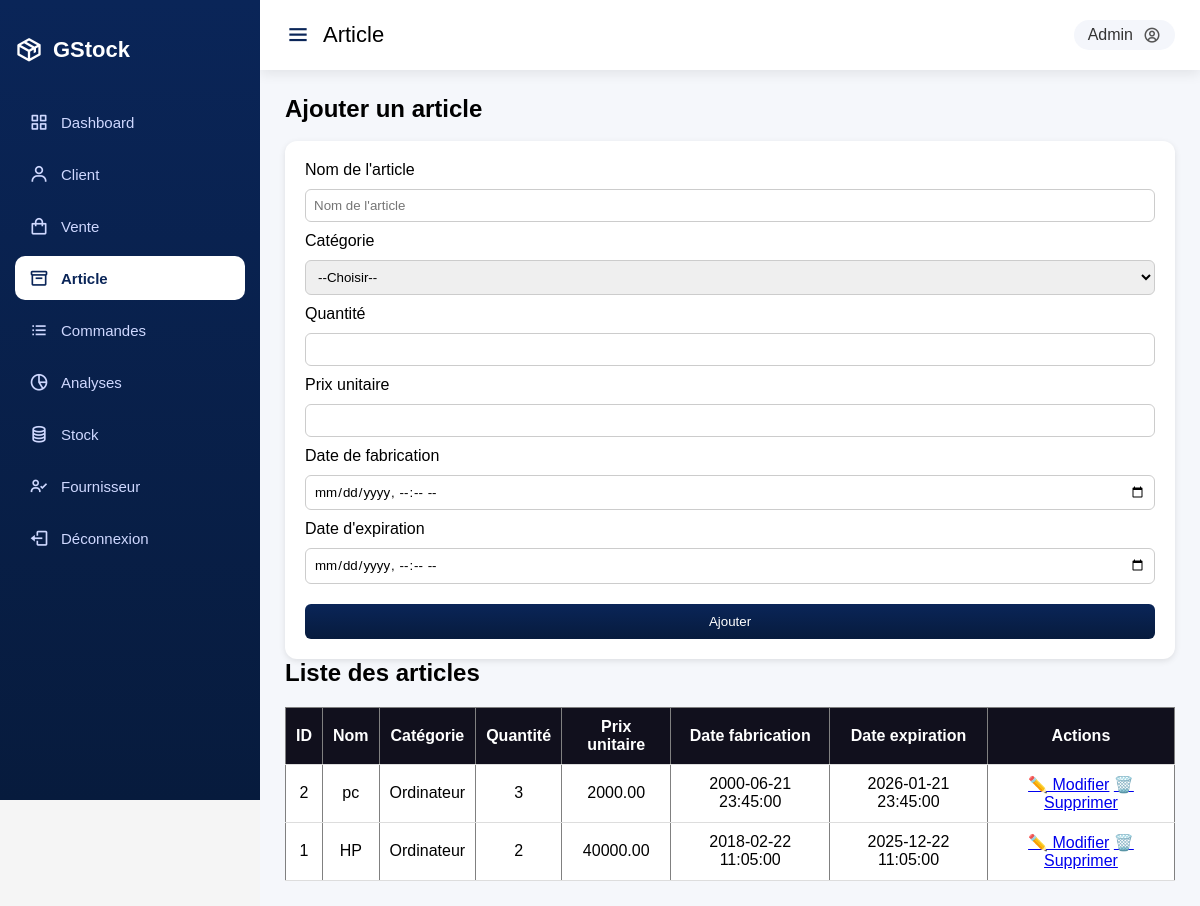
Screenshot of /vue/article.php with the database file from the repository.
### tables this page shows
CREATE TABLE `article` (
  `id` int(11) NOT NULL,
  `nom_article` varchar(50) NOT NULL,
  `categorie` varchar(50) NOT NULL,
  `quantite` int(11) NOT NULL,
  `prix_unitaire` decimal(10,2) NOT NULL,
  `date_fabrication` datetime NOT NULL,
  `date_expiration` datetime NOT NULL,
  `stock` int(11) NOT NULL DEFAULT 0
);

### models/Article.php (called while the page is built, shortened)
<?php
require_once __DIR__ . '/../config/database.php';
class Article {
    public static function getAll() {
        global $pdo;
        return $pdo->query("SELECT * FROM article ORDER BY id DESC")->fetchAll();
    }
}
?>

### vue/article.php (the view, shortened to what this page needs)
<?php
include 'entete.php';
require_once __DIR__ . '/../models/Article.php';
$articleEdit = null;
$articles = Article::getAll();
?>
<div class="home-content">
    <h2><?= $articleEdit ? "Modifier un article" : "Ajouter un article" ?></h2><br>
    <div class="overview-boxes">
        <div class="box">
            <form method="post" class="form-article">
                <label>Nom de l'article</label>
                <input type="text" name="nom_article" placeholder="Nom de l'article"
                       value="<?= $articleEdit['nom_article'] ?? '' ?>" required>
                <label>Catégorie</label>
                <select name="categorie" required>
                    <option value="">--Choisir--</option>
                </select>
                <label>Quantité</label>
                <input type="number" name="quantite" value="<?= $articleEdit['quantite'] ?? '' ?>" required>
                <label>Prix unitaire</label>
                <input type="number" name="prix_unitaire" step="0.01" value="<?= $articleEdit['prix_unitaire'] ?? '' ?>" required>
                <label>Date de fabrication</label>
                <input type="datetime-local" name="date_fabrication"
                       value="<?= isset($articleEdit['date_fabrication']) ? date('Y-m-d\TH:i', strtotime($articleEdit['date_fabrication'])) : '' ?>" required>
                <label>Date d'expiration</label>
                <input type="datetime-local" name="date_expiration"
                       value="<?= isset($articleEdit['date_expiration']) ? date('Y-m-d\TH:i', strtotime($articleEdit['date_expiration'])) : '' ?>" required>
                <button type="submit" name="<?= $articleEdit ? 'update' : 'add' ?>">
                    <?= $articleEdit ? 'Modifier' : 'Ajouter' ?>
                </button>
            </form>
        </div>
    </div>
    <h2>Liste des articles</h2>
    <table border="1" cellpadding="10" cellspacing="0">
        <tr>
            <th>ID</th>
            <th>Nom</th>
            <th>Catégorie</th>
            <th>Quantité</th>
            <th>Prix unitaire</th>
            <th>Date fabrication</th>
            <th>Date expiration</th>
            <th>Actions</th>
        </tr>
        <?php if($articles): ?>
            <?php foreach($articles as $row): ?>
                <tr>
                    <td><?= $row['id'] ?></td>
                    <td><?= htmlspecialchars($row['nom_article']) ?></td>
                    <td><?= htmlspecialchars($row['categorie']) ?></td>
                    <td><?= $row['quantite'] ?></td>
                    <td><?= $row['prix_unitaire'] ?></td>
                    <td><?= $row['date_fabrication'] ?></td>
                    <td><?= $row['date_expiration'] ?></td>
                    <td>
                        <a href="article.php?edit=<?= $row['id'] ?>">✏️ Modifier</a>
                        <a href="article.php?delete=<?= $row['id'] ?>" onclick="return confirm('Supprimer cet article ?')">🗑️ Supprimer</a>
                    </td>
                </tr>
            <?php endforeach; ?>
        <?php else: ?>
            <tr>
                <td colspan="8">Aucun article trouvé</td>
            </tr>
        <?php endif; ?>
    </table>
</div>
<?php include 'pied.php'; ?>

### vue/entete.php (shortened to what this page needs)
<?php
$currentPage = basename($_SERVER['PHP_SELF']);
?>
<!DOCTYPE html>
<html lang="fr" dir="ltr">
<head>
    <link rel="stylesheet" href="../public/css/style.css" />
    <link href="https://unpkg.com/boxicons@2.0.7/css/boxicons.min.css" rel="stylesheet" />
</head>
<body>
    <div class="sidebar">
        <div class="logo-details">
            <i class="bx bx-package"></i>
            <span class="logo_name">GStock</span>
        </div>
        <ul class="nav-links">
            <li>
                <a href="dashboard.php" class="<?= ($currentPage == 'dashboard.php') ? 'active' : '' ?>">
                    <i class="bx bx-grid-alt"></i>
                    <span class="links_name">Dashboard</span>
                </a>
            </li>
            <li>
                <a href="client.php" class="<?= ($currentPage == 'client.php') ? 'active' : '' ?>">
                    <i class="bx bx-user"></i>
                    <span class="links_name">Client</span>
                </a>
            </li>
            <li>
                <a href="vente.php" class="<?= ($currentPage == 'vente.php') ? 'active' : '' ?>">
                    <i class='bx  bx-shopping-bag'></i>
                    <span class="links_name">Vente</span>
                </a>
            </li>
            <li>
                <a href="article.php" class="<?= ($currentPage == 'article.php') ? 'active' : '' ?>">
                    <i class="bx bx-box"></i>
                    <span class="links_name">Article</span>
                </a>
            </li>
            <li>
                <a href="commande.php" class="<?= ($currentPage == 'commande.php') ? 'active' : '' ?>">
                    <i class="bx bx-list-ul"></i>
                    <span class="links_name">Commandes</span>
                </a>
            </li>
            <li>
                <a href="analyse.php" class="<?= ($currentPage == 'analyse.php') ? 'active' : '' ?>">
                    <i class="bx bx-pie-chart-alt-2"></i>
                    <span class="links_name">Analyses</span>
                </a>
            </li>
            <li>
                <a href="stock.php" class="<?= ($currentPage == 'stock.php') ? 'active' : '' ?>">
                    <i class="bx bx-coin-stack"></i>
                    <span class="links_name">Stock</span>
                </a>
            </li>
            <li>
                <a href="fournisseur.php" class="<?= ($currentPage == 'fournisseur.php') ? 'active' : '' ?>">
                    <i class='bx  bx-user-check'></i>
                    <span class="links_name">Fournisseur</span>
                </a>
            </li>
            <li class="log_out">
                <a href="../logout.php">
                    <i class="bx bx-log-out"></i>
                    <span class="links_name">Déconnexion</span>
                </a>
            </li>
        </ul>
    </div>
    <section class="home-section">
        <nav>
            <div class="sidebar-button">
                <i class="bx bx-menu sidebarBtn"></i>
                <span class="dashboard">
                    <?php
                    switch ($currentPage) {
                        case 'article.php':
                            echo 'Article';
                            break;
                    }
                    ?>
                </span>
            </div>
            <div class="profile-details">
                <span class="admin_name"><?= $_SESSION['user']['username'] ?? 'Admin' ?></span>
                <i class="bx bx-user-circle"></i>
            </div>
        </nav>

### vue/pied.php (shortened to what this page needs)
</section>
</body>
</html>

### public/css/style.css (style rules this page uses)
* { margin: 0; padding: 0; box-sizing: border-box; font-family: "Poppins", sans-serif; }
body { background: #f5f5f5; }
.home-section nav { position: fixed; top: 0; left: 260px; width: calc(100% - 260px); transition: all 0.4s ease; }
.home-content { margin-top: 80px; }
.sidebar { position: fixed; top: 0; left: 0; width: 260px; height: 100vh; background: linear-gradient(180deg, #0a2558, #071b3d); padding: 20px 15px; transition: all 0.4s ease; z-index: 100; }
.sidebar .logo-details { display: flex; align-items: center; gap: 10px; height: 60px; margin-bottom: 20px; }
.sidebar .logo-details i { font-size: 28px; color: #fff; }
.sidebar .logo-details .logo_name { color: #fff; font-size: 22px; font-weight: 600; }
.sidebar .nav-links { list-style: none; }
.sidebar .nav-links li { margin: 8px 0; }
.sidebar .nav-links li a { display: flex; align-items: center; gap: 12px; color: #cfd8ff; padding: 12px 14px; border-radius: 10px; text-decoration: none; transition: all 0.3s ease; font-size: 15px; }
.sidebar .nav-links li a i { font-size: 20px; }
.sidebar .nav-links li a.active { background: #ffffff; color: #0a2558; font-weight: 600; }
.sidebar .nav-links li a.active i { color: #0a2558; }
.sidebar .log_out { margin-top: 30px; }
.home-section { position: relative; min-height: 100vh; width: calc(100% - 260px); left: 260px; background: #f5f5f5; transition: all 0.5s ease; }
.home-section nav { position: fixed; top: 0; left: 260px; width: calc(100% - 260px); height: 70px; background: #ffffff; display: flex; align-items: center; justify-content: space-between; padding: 0 25px; box-shadow: 0 4px 12px rgba(0, 0, 0, 0.08); transition: all 0.4s ease; z-index: 90; }
.sidebar-button { display: flex; align-items: center; gap: 12px; font-size: 22px; cursor: pointer; }
.sidebar-button i { font-size: 26px; color: #0a2558; }
.profile-details { display: flex; align-items: center; gap: 10px; background: #f4f6fb; padding: 6px 14px; border-radius: 20px; cursor: pointer; }
.profile-details .admin_name { font-weight: 500; color: #333; }
.profile-details i { font-size: 18px; color: #555; }
.overview-boxes { display: grid; grid-template-columns: repeat(auto-fit, minmax(300px, 1fr)); gap: 20px; }
.overview-boxes .box { background: #fff; padding: 20px; border-radius: 12px; box-shadow: 0 2px 6px rgba(0, 0, 0, 0.1); }
.form-article { display: flex; flex-direction: column; gap: 10px; }
.form-article label { font-weight: 500; }
.form-article input, .form-article select { padding: 8px; border-radius: 6px; border: 1px solid #ccc; }
.form-article button { margin-top: 10px; padding: 10px; border: none; border-radius: 6px; background: linear-gradient(180deg, #0a2558, #071b3d); color: #fff; cursor: pointer; }
table { width: 100%; margin-top: 20px; background: #fff; border-collapse: collapse; }
table th, table td { padding: 10px; text-align: center; border-bottom: 1px solid #ddd; }
table th { background: #11101d; color: #fff; }

### vue/entete.php (style rules this page uses)
.sidebar { position: fixed; top: 0; left: 0; width: 260px; height: 100vh; background: linear-gradient(180deg, #0a2558, #071b3d); transition: all 0.4s ease; }
.home-section { position: relative; min-height: 100vh; width: calc(100% - 260px); left: 260px; transition: all 0.4s ease; }

### vue/article.php (style rules this page uses)
.home-content { padding: 25px; margin-top: 70px; background: #f5f7fb; min-height: calc(100vh - 70px); }

### rows the page displays
article: id "2", nom_article "pc", categorie "Ordinateur", quantite "3", prix_unitaire "2000.00", date_fabrication "2000-06-21 23:45:00", date_expiration "2026-01-21 23:45:00"
article: id "1", nom_article "HP", categorie "Ordinateur", quantite "2", prix_unitaire "40000.00", date_fabrication "2018-02-22 11:05:00", date_expiration "2025-12-22 11:05:00"

### other values shown
$_SESSION['user']['username'] "Admin"
